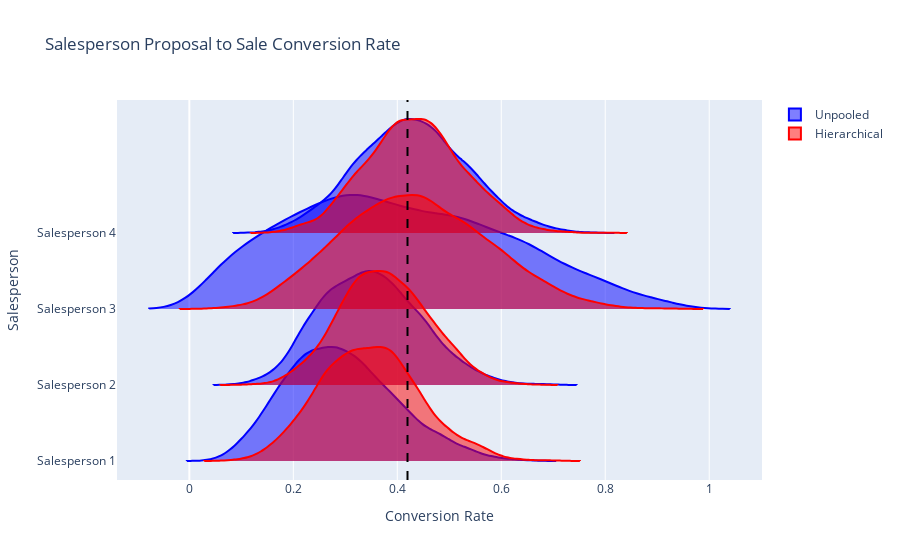

Here is the notebook cell this chart was saved with:
### Markdown cell above
- This graph shows the implications of the hyperprior used in the hierarchical model

- Salespeople 4, 2, and 1 have higher amounts of data to inform rate estimation
- Salesperson 3 does not have a lot of data.
- As a result, salesperson 2's rate is less 'peaky' than the others and is pulled towards the mean value of the hyperprior

### Code cell
visual_cr = "proposal"
visual_df = cr_traces_df[
    (cr_traces_df["cr_type"] == f"{visual_cr}_cr") &
    (cr_traces_df["salesperson"] < 5)
]
line_color_map = {
    "unpooled": "blue",
    "hierarchical": "red"
}

fig = go.Figure()
for i, row in visual_df.iterrows():
    fig.add_trace(
        go.Violin(
            x=row["trace"], 
            line_color=line_color_map[row["model_type"]],
            name=f"Salesperson {row["salesperson"]}",
            hoverinfo='none',
            showlegend=False
        )
    )
fig.add_trace(go.Violin(x=[None], y=[None], line_color="blue", showlegend=True, name="Unpooled"))
fig.add_trace(go.Violin(x=[None], y=[None], line_color="red", showlegend=True, name="Hierarchical"))

fig.add_vline(x=h_cr_idata.posterior[f"mean_{visual_cr}_cr"].data.mean(), line_dash="dash", line_color="black")
fig.update_traces(orientation='h', side='positive', width=3, points=False)
fig.update_layout(title=f"Salesperson {visual_cr.capitalize()} to Sale Conversion Rate", xaxis_title="Conversion Rate", yaxis_title="Salesperson")
fig.show()

### Figure 1 — Plotly figure (JSON) as saved in the notebook; plotly's stock layout.template omitted (floating-point values rounded to 4 significant figures; data arrays with more than 128 entries replaced by an {"elided": "..."} marker saying what was removed)
{"data": [{"hoverinfo": "none", "line": {"color": "blue"}, "name": "Salesperson 1", "orientation": "h", "points": false, "showlegend": false, "side": "positive", "type": "violin", "width": 3, "x": {"elided": "4000 float values"}}, {"hoverinfo": "none", "line": {"color": "blue"}, "name": "Salesperson 2", "orientation": "h", "points": false, "showlegend": false, "side": "positive", "type": "violin", "width": 3, "x": {"elided": "4000 float values"}}, {"hoverinfo": "none", "line": {"color": "blue"}, "name": "Salesperson 3", "orientation": "h", "points": false, "showlegend": false, "side": "positive", "type": "violin", "width": 3, "x": {"elided": "4000 float values"}}, {"hoverinfo": "none", "line": {"color": "blue"}, "name": "Salesperson 4", "orientation": "h", "points": false, "showlegend": false, "side": "positive", "type": "violin", "width": 3, "x": {"elided": "4000 float values"}}, {"hoverinfo": "none", "line": {"color": "red"}, "name": "Salesperson 1", "orientation": "h", "points": false, "showlegend": false, "side": "positive", "type": "violin", "width": 3, "x": {"elided": "4000 float values"}}, {"hoverinfo": "none", "line": {"color": "red"}, "name": "Salesperson 2", "orientation": "h", "points": false, "showlegend": false, "side": "positive", "type": "violin", "width": 3, "x": {"elided": "4000 float values"}}, {"hoverinfo": "none", "line": {"color": "red"}, "name": "Salesperson 3", "orientation": "h", "points": false, "showlegend": false, "side": "positive", "type": "violin", "width": 3, "x": {"elided": "4000 float values"}}, {"hoverinfo": "none", "line": {"color": "red"}, "name": "Salesperson 4", "orientation": "h", "points": false, "showlegend": false, "side": "positive", "type": "violin", "width": 3, "x": {"elided": "4000 float values"}}, {"line": {"color": "blue"}, "name": "Unpooled", "orientation": "h", "points": false, "showlegend": true, "side": "positive", "type": "violin", "width": 3, "x": [null], "y": [null]}, {"line": {"color": "red"}, "name": "Hierarchical", "orientation": "h", "points": false, "showlegend": true, "side": "positive", "type": "violin", "width": 3, "x": [null], "y": [null]}], "layout": {"shapes": [{"line": {"color": "black", "dash": "dash"}, "type": "line", "x0": 0.4196, "x1": 0.4196, "xref": "x", "y0": 0, "y1": 1, "yref": "y domain"}], "title": {"text": "Salesperson Proposal to Sale Conversion Rate"}, "xaxis": {"title": {"text": "Conversion Rate"}}, "yaxis": {"title": {"text": "Salesperson"}}}}
